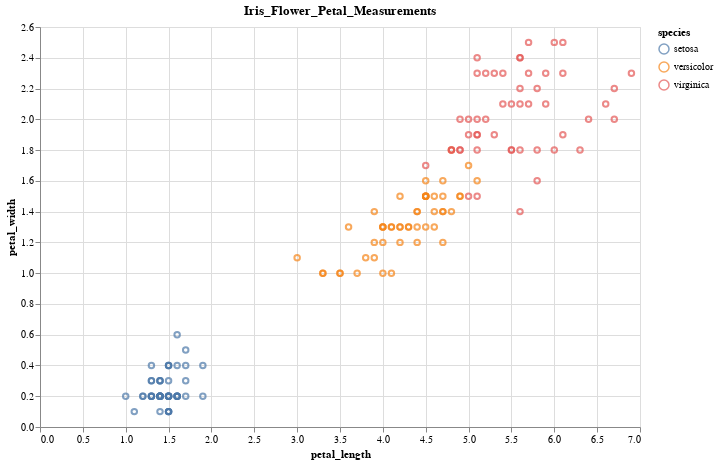

Notebook code cell kept with this figure:
### Code cell
import altair as alt
import pandas as pd



# Create Altair chart
chart = alt.Chart(df).mark_point().encode(
    x='petal_length',
    y='petal_width',
    color='species',
    tooltip=['species', 'petal_length', 'petal_width']
).properties(
    width=600,
    height=400,
    title='Iris_Flower_Petal_Measurements'
).interactive()

chart.show()

### Figure 1 — Vega-Lite specification as saved in the notebook (floating-point values rounded to 4 significant figures; data arrays with more than 128 entries replaced by an {"elided": "..."} marker saying what was removed)
{"config": {"view": {"continuousWidth": 300, "continuousHeight": 300}}, "data": {"name": "data-e9f536252aff486b367955d8b5e4603a"}, "mark": {"type": "point"}, "encoding": {"color": {"field": "species", "type": "nominal"}, "tooltip": [{"field": "species", "type": "nominal"}, {"field": "petal_length", "type": "quantitative"}, {"field": "petal_width", "type": "quantitative"}], "x": {"field": "petal_length", "type": "quantitative"}, "y": {"field": "petal_width", "type": "quantitative"}}, "height": 400, "params": [{"name": "param_3", "select": {"type": "interval", "encodings": ["x", "y"]}, "bind": "scales"}], "title": "Iris_Flower_Petal_Measurements", "width": 600, "$schema": "https://vega.github.io/schema/vega-lite/v5.20.1.json", "datasets": {"data-e9f536252aff486b367955d8b5e4603a": {"elided": "150 records"}}}
